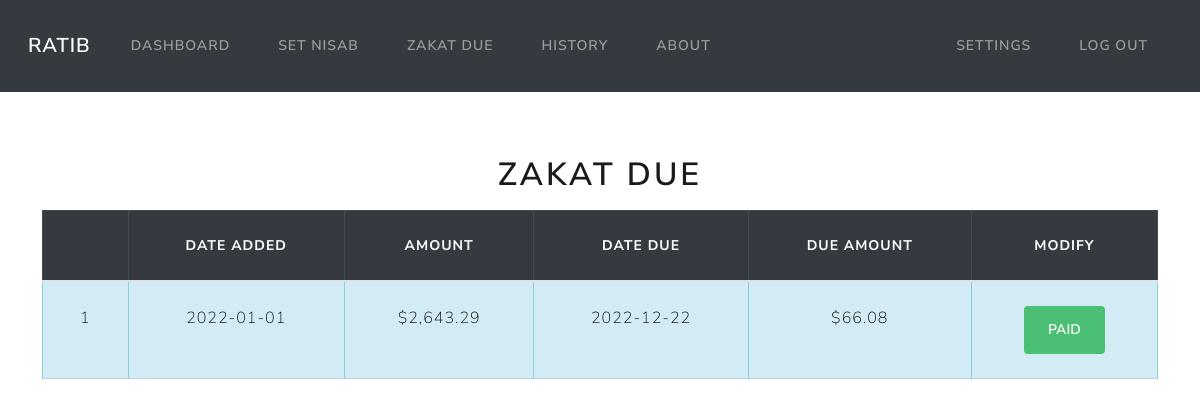
The app's page /due (signed in), older data.
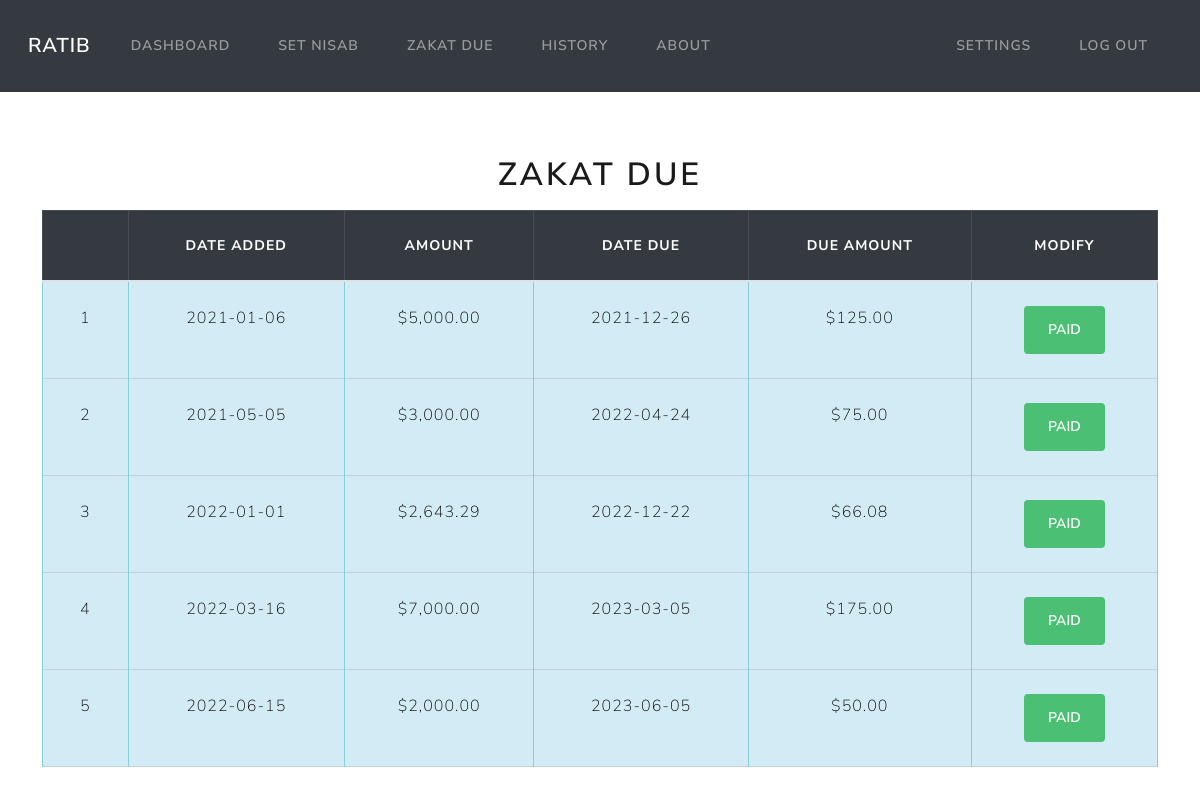
The same page, newer data.
### models.py (models this page shows)
class Income(Base):
    __tablename__ = 'income'
    id = Column(Integer, primary_key=True)
    amount = Column(Numeric(10,2))
    date = Column(DateTime, default=func.now())
    due_date = Column(DateTime, default=calculate_due_date())
    due_amount = Column(Numeric(10,2))
    user_id = Column(Integer, ForeignKey('users.id'))
    user = relationship("User", back_populates="income")
    paid = Column(Boolean, default=False)

### app.py (the view)
@app.route('/due')
@login_required
def due():
    current_date = datetime.now()
    incomes_due = session.query(Income).filter(Income.due_date <= current_date).filter_by(paid=False, user_id=flasksession.get("user_id"))
    if incomes_due.count() == 0:
        return render_template('due.html', incomes=None)
    return render_template('due.html', incomes=incomes_due)

### app.py (called while the page is built)
@app.teardown_appcontext
def shutdown_session(exception=None):
    session.remove()

### utils.py (called while the page is built)
def login_required(f):
    @wraps(f)
    def decorated_function(*args, **kwargs):
        if session.get("user_id") is None:
            return redirect("/login")
        return f(*args, **kwargs)
    return decorated_function

def usd(value):
    return f"${value:,.2f}"

### templates/due.html (shortened to what this page needs)
{% extends 'layout.html' %}
{% block content %}
{% if incomes %}
<div class="table-responsive">
    <table class="table table-bordered mt-3">
        <h1 class="mt-3 text-center"> Zakat Due </h1>
            <thead class="table-dark text-center">
                <th></th>
                <th>Date added</th>
                <th>Amount</th>
                <th>Date Due</th>
                <th>Due Amount</th>
                <th>Modify</th>
            </thead>
            <tbody class="table-info text-center">
                {% for income in incomes %}
                <tr>
                    <td class="text-center">{{ loop.index }}</td>
                    <td>{{ income.date.date() }}</td>
                    <td>{{ income.amount | usd}}</td>
                    <td>{{ income.due_date.date() }}</td>
                    <td>{{ income.due_amount | usd}}</td>
                    <td>
                        <form action="/paid", method="post">
                            <button type="submit" class="btn btn-success">Paid</button>
                        </form>
                    </td>
                </tr>
                {% endfor %}
            </tbody>
    </table>
</div>
{% endif %}
{% endblock %}

Row changes from the older to the newer data that the page shows:
now on this page (row edited): Income: date "2021-01-06", amount "$5,000.00", due_date "2021-12-26", due_amount "$125.00"
now on this page (row edited): Income: date "2021-05-05", amount "$3,000.00", due_date "2022-04-24", due_amount "$75.00"
now on this page (row edited): Income: date "2022-03-16", amount "$7,000.00", due_date "2023-03-05", due_amount "$175.00"
now on this page (row edited): Income: date "2022-06-15", amount "$2,000.00", due_date "2023-06-05", due_amount "$50.00"
